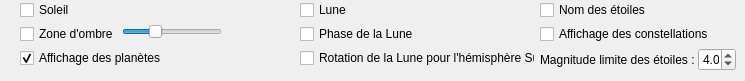
        <widget class="QWidget" name="systemesolaire_etoiles">
         <widget class="QCheckBox" name="rotationLune">
          <property name="geometry">
           <rect>
            <x>300</x>
            <y>48</y>
            <width>235</width>
            <height>20</height>
           </rect>
          </property>
          <property name="font">
           <font/>
          </property>
          <property name="text">
           <string>Rotation de la Lune pour l'hémisphère Sud</string>
          </property>
         </widget>
         <widget class="QCheckBox" name="afflune">
          <property name="geometry">
           <rect>
            <x>300</x>
            <y>0</y>
            <width>70</width>
            <height>20</height>
           </rect>
          </property>
          <property name="font">
           <font/>
          </property>
          <property name="text">
           <string>Lune</string>
          </property>
         </widget>
         <widget class="QCheckBox" name="affconst">
          <property name="geometry">
           <rect>
            <x>540</x>
            <y>24</y>
            <width>169</width>
            <height>20</height>
           </rect>
          </property>
          <property name="font">
           <font/>
          </property>
          <property name="text">
           <string>Affichage des constellations</string>
          </property>
          <property name="tristate">
           <bool>true</bool>
          </property>
         </widget>
         <widget class="QCheckBox" name="affsoleil">
          <property name="geometry">
           <rect>
            <x>20</x>
            <y>0</y>
            <width>67</width>
            <height>20</height>
           </rect>
          </property>
          <property name="font">
           <font/>
          </property>
          <property name="text">
           <string>Soleil</string>
          </property>
          <property name="checkable">
           <bool>true</bool>
          </property>
         </widget>
         <widget class="QCheckBox" name="affetoiles">
          <property name="geometry">
           <rect>
            <x>540</x>
            <y>0</y>
            <width>112</width>
            <height>20</height>
           </rect>
          </property>
          <property name="font">
           <font/>
          </property>
          <property name="text">
           <string>Nom des étoiles</string>
          </property>
         </widget>
         <widget class="QCheckBox" name="affplanetes">
          <property name="geometry">
           <rect>
            <x>20</x>
            <y>48</y>
            <width>141</width>
            <height>20</height>
           </rect>
          </property>
          <property name="font">
           <font/>
          </property>
          <property name="text">
           <string>Affichage des planètes</string>
          </property>
          <property name="checked">
           <bool>true</bool>
          </property>
          <property name="tristate">
           <bool>true</bool>
          </property>
         </widget>
         <widget class="QCheckBox" name="affphaselune">
          <property name="geometry">
           <rect>
            <x>300</x>
            <y>24</y>
            <width>118</width>
            <height>20</height>
           </rect>
          </property>
          <property name="font">
           <font/>
          </property>
          <property name="text">
           <string>Phase de la Lune</string>
          </property>
         </widget>
         <widget class="QWidget" name="formLayoutWidget_66">
          <property name="geometry">
           <rect>
            <x>20</x>
            <y>24</y>
            <width>211</width>
            <height>24</height>
           </rect>
          </property>
          <layout class="QFormLayout" name="formLayout_ombre">
           <property name="labelAlignment">
            <set>Qt::AlignLeading|Qt::AlignLeft|Qt::AlignVCenter</set>
           </property>
           <property name="horizontalSpacing">
            <number>3</number>
           </property>
           <property name="verticalSpacing">
            <number>0</number>
           </property>
           <item row="0" column="0">
            <widget class="QCheckBox" name="affnuit">
             <property name="minimumSize">
              <size>
               <width>20</width>
               <height>0</height>
              </size>
             </property>
             <property name="font">
              <font/>
             </property>
             <property name="text">
              <string>Zone d'ombre</string>
             </property>
             <property name="tristate">
              <bool>true</bool>
             </property>
            </widget>
           </item>
           <item row="0" column="1">
            <widget class="QSlider" name="intensiteOmbre">
             <property name="maximumSize">
              <size>
               <width>100</width>
               <height>16777215</height>
              </size>
             </property>
             <property name="font">
              <font/>
             </property>
             <property name="maximum">
              <number>100</number>
             </property>
             <property name="pageStep">
              <number>5</number>
             </property>
             <property name="value">
              <number>30</number>
             </property>
             <property name="orientation">
              <enum>Qt::Horizontal</enum>
             </property>
            </widget>
           </item>
          </layout>
         </widget>
         <widget class="QWidget" name="formLayoutWidget_67">
          <property name="geometry">
           <rect>
            <x>540</x>
            <y>48</y>
            <width>196</width>
            <height>24</height>
           </rect>
          </property>
          <layout class="QFormLayout" name="formLayout_magnEtoiles">
           <property name="labelAlignment">
            <set>Qt::AlignLeading|Qt::AlignLeft|Qt::AlignVCenter</set>
           </property>
           <property name="horizontalSpacing">
            <number>3</number>
           </property>
           <property name="verticalSpacing">
            <number>0</number>
           </property>
           <item row="0" column="0">
            <widget class="QLabel" name="lbl_magnitudeLimite">
             <property name="font">
              <font/>
             </property>
             <property name="text">
              <string>Magnitude limite des étoiles :</string>
             </property>
            </widget>
           </item>
           <item row="0" column="1">
            <widget class="QDoubleSpinBox" name="magnitudeEtoiles">
             <property name="maximumSize">
              <size>
               <width>40</width>
               <height>16777215</height>
              </size>
             </property>
             <property name="font">
              <font/>
             </property>
             <property name="decimals">
              <number>1</number>
             </property>
             <property name="maximum">
              <double>6.000000000000000</double>
             </property>
             <property name="singleStep">
              <double>0.500000000000000</double>
             </property>
             <property name="value">
              <double>4.000000000000000</double>
             </property>
            </widget>
           </item>
          </layout>
         </widget>
        </widget>
